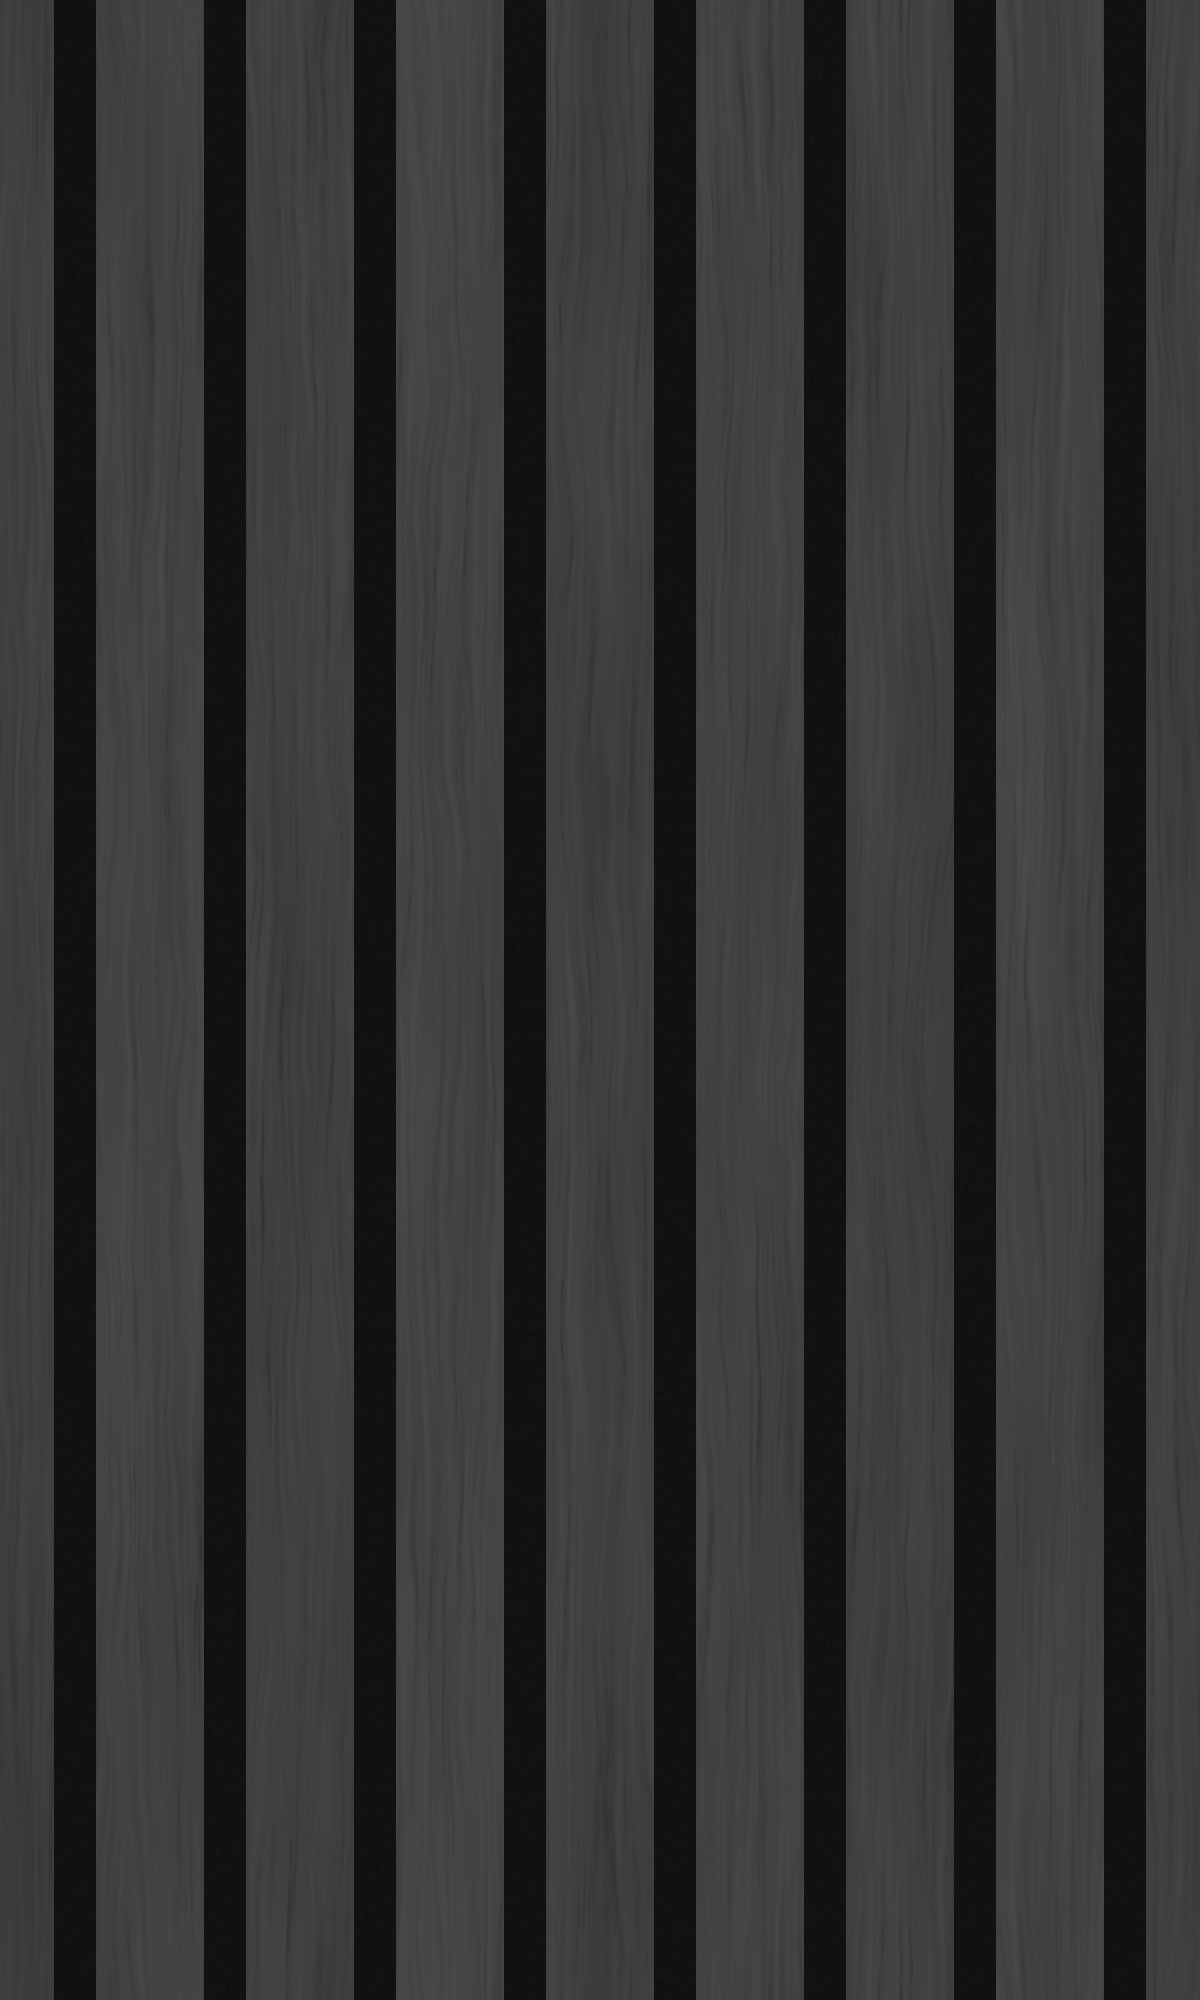

Write Python code to recreate this figure.
import json
from pathlib import Path

import numpy as np
from PIL import Image, ImageDraw
from scipy.ndimage import gaussian_filter, map_coordinates


ROOT = Path(__file__).resolve().parent
W, H = 1200, 2000
WIDTH_MM, HEIGHT_MM = 300.0, 500.0
PITCH, FACE = 37.5, 27.0
rng = np.random.default_rng(4271)


def noise(sy, sx):
    field = gaussian_filter(rng.normal(size=(H, W)).astype(np.float32), (sy, sx), mode="wrap")
    return field / max(field.std(), 1e-8)


def save(name, array):
    Image.fromarray(np.uint8(np.clip(array, 0, 255))).save(ROOT / name)


y, x = np.mgrid[:H, :W].astype(np.float32)
x_mm = (x + 0.5) * WIDTH_MM / W
phase = (x_mm + FACE / 2) % PITCH - FACE / 2
edge_distance = FACE / 2 - abs(phase)
face_mask = edge_distance > 0
slat_index = np.floor((x_mm + FACE / 2) / PITCH).astype(int) % 8

# All filtering and grain warps wrap, including the long grain at the tile ends.
drift = 4.5 * noise(95, 20) + 1.3 * noise(28, 7)
warped_x = (x + drift) % W
long_grain = map_coordinates(noise(65, 1.3), [y, warped_x], order=1, mode="grid-wrap")
fibers = map_coordinates(noise(19, 0.55), [y, warped_x], order=1, mode="grid-wrap")
broad = noise(120, 15)
pores = np.clip(-long_grain - 0.65, 0, 2.4)
short_pores = pores * np.clip(noise(8, 1.0) + 0.65, 0, 1)
grain = 1.5 * broad + 1.7 * long_grain + 0.85 * fibers - 2.3 * short_pores
tones = np.array([-1.8, 1.5, -0.8, 2.2, -1.1, 0.5, -2.1, 1.0])[slat_index]
wood = np.array([65.0, 65.5, 64.5]) + (grain + tones)[..., None]
wood += noise(0.55, 0.45)[..., None] * 0.45
felt_fiber = noise(0.65, 0.65) * 0.9 + noise(2, 2) * 0.35
felt = np.array([17.0, 18.0, 18.0]) + felt_fiber[..., None]
color = np.where(face_mask[..., None], wood, felt)
save("texture.png", color)

# The veneer face sits 5 mm above the felt; the backing supplies the other 5 mm.
bevel = np.clip(edge_distance / 0.45, 0, 1)
profile = bevel * bevel * (3 - 2 * bevel)
height = 5.0 * profile + face_mask * (0.012 * long_grain + 0.004 * fibers)
height += (~face_mask) * 0.007 * felt_fiber
dx = (np.roll(height, -1, 1) - np.roll(height, 1, 1)) / (2 * WIDTH_MM / W)
dy = (np.roll(height, -1, 0) - np.roll(height, 1, 0)) / (2 * HEIGHT_MM / H)
normal = np.stack([-dx, dy, np.ones_like(dx)], axis=-1)
normal /= np.linalg.norm(normal, axis=-1, keepdims=True)
save("normal.png", np.rint((normal * 0.5 + 0.5) * 255))

metadata = {
    "repeatWidthIn": WIDTH_MM / 25.4,
    "repeatHeightIn": HEIGHT_MM / 25.4,
    "depthIn": 10 / 25.4,
    "note": "Manufacturer spec sheet dimensions override photo estimates and rounded inch values: eight 27 mm slat faces with 10.5 mm rectangular felt gaps on a 37.5 mm pitch, 300 mm installed width, and 10 mm total depth (5 mm slat + 5 mm felt). Tile is eight pitches wide and 500 mm tall; charcoal dark grey oak veneer tones are sampled from the main listing photo, with black felt and procedural wrapping grain; the small edge easing is an appearance approximation."
}
(ROOT / "texture.json").write_text(json.dumps(metadata, indent=2) + "\n")

light = np.array([-0.48, 0.58, 0.66])
light /= np.linalg.norm(light)
shade = 0.25 + 0.75 * np.maximum(0, normal @ light)
lit_normal = np.uint8(np.clip(shade[..., None] * 220, 0, 255)).repeat(3, axis=2)
tile = Image.open(ROOT / "texture.png")
normal_lit = Image.fromarray(lit_normal)
preview = Image.new("RGB", (1480, 1248), (35, 35, 35))
for column, source in enumerate([tile, normal_lit]):
    small = source.resize((240, 400), Image.Resampling.LANCZOS)
    for row in range(3):
        for col in range(3):
            preview.paste(small, (column * 740 + col * 240, 48 + row * 400))
draw = ImageDraw.Draw(preview)
draw.text((12, 15), "COLOR MAP / 3 x 3", fill="white")
draw.text((752, 15), "NORMAL RELIEF / UPPER-LEFT LIGHT / 3 x 3", fill="white")
preview.save(ROOT / "preview.png")
print(f"Created {W} x {H} maps; 8 slats; {WIDTH_MM / 25.4:.6f} x {HEIGHT_MM / 25.4:.6f} in repeat")
print("Boundary RGB mean differences (x, y):", np.abs(color[:, 0] - color[:, -1]).mean(), np.abs(color[0] - color[-1]).mean())
